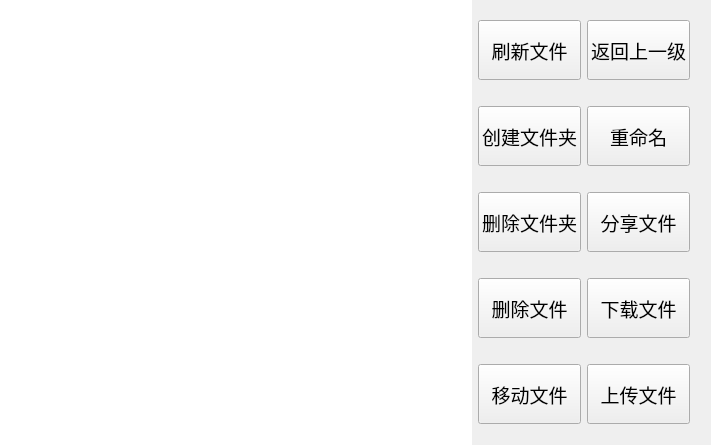
<?xml version="1.0" encoding="UTF-8"?>
<ui version="4.0">
 <class>File</class>
 <widget class="QWidget" name="File">
  <property name="geometry">
   <rect>
    <x>0</x>
    <y>0</y>
    <width>711</width>
    <height>445</height>
   </rect>
  </property>
  <property name="windowTitle">
   <string>Form</string>
  </property>
  <layout class="QHBoxLayout" name="horizontalLayout_2">
   <property name="leftMargin">
    <number>0</number>
   </property>
   <property name="topMargin">
    <number>0</number>
   </property>
   <property name="bottomMargin">
    <number>0</number>
   </property>
   <item>
    <layout class="QHBoxLayout" name="horizontalLayout">
     <property name="rightMargin">
      <number>10</number>
     </property>
     <item>
      <widget class="QListWidget" name="listWidget">
       <property name="frameShape">
        <enum>QFrame::NoFrame</enum>
       </property>
      </widget>
     </item>
     <item>
      <layout class="QGridLayout" name="gridLayout">
       <item row="4" column="1">
        <widget class="QPushButton" name="upload_PB">
         <property name="minimumSize">
          <size>
           <width>0</width>
           <height>60</height>
          </size>
         </property>
         <property name="font">
          <font>
           <family>Agency FB</family>
           <pointsize>14</pointsize>
          </font>
         </property>
         <property name="text">
          <string>上传文件</string>
         </property>
        </widget>
       </item>
       <item row="2" column="0">
        <widget class="QPushButton" name="delDir_PB">
         <property name="minimumSize">
          <size>
           <width>0</width>
           <height>60</height>
          </size>
         </property>
         <property name="font">
          <font>
           <family>Agency FB</family>
           <pointsize>14</pointsize>
          </font>
         </property>
         <property name="text">
          <string>删除文件夹</string>
         </property>
        </widget>
       </item>
       <item row="3" column="1">
        <widget class="QPushButton" name="downLoad_PB">
         <property name="minimumSize">
          <size>
           <width>0</width>
           <height>60</height>
          </size>
         </property>
         <property name="font">
          <font>
           <family>Agency FB</family>
           <pointsize>14</pointsize>
          </font>
         </property>
         <property name="text">
          <string>下载文件</string>
         </property>
        </widget>
       </item>
       <item row="1" column="1">
        <widget class="QPushButton" name="rename_PB">
         <property name="minimumSize">
          <size>
           <width>0</width>
           <height>60</height>
          </size>
         </property>
         <property name="font">
          <font>
           <family>Agency FB</family>
           <pointsize>14</pointsize>
          </font>
         </property>
         <property name="text">
          <string>重命名</string>
         </property>
        </widget>
       </item>
       <item row="0" column="1">
        <widget class="QPushButton" name="return_PB">
         <property name="minimumSize">
          <size>
           <width>0</width>
           <height>60</height>
          </size>
         </property>
         <property name="font">
          <font>
           <family>Agency FB</family>
           <pointsize>14</pointsize>
          </font>
         </property>
         <property name="text">
          <string>返回上一级</string>
         </property>
        </widget>
       </item>
       <item row="0" column="0">
        <widget class="QPushButton" name="flushFile_PB">
         <property name="minimumSize">
          <size>
           <width>0</width>
           <height>60</height>
          </size>
         </property>
         <property name="font">
          <font>
           <family>Agency FB</family>
           <pointsize>14</pointsize>
          </font>
         </property>
         <property name="text">
          <string>刷新文件</string>
         </property>
        </widget>
       </item>
       <item row="1" column="0">
        <widget class="QPushButton" name="mkDir_PB">
         <property name="minimumSize">
          <size>
           <width>0</width>
           <height>60</height>
          </size>
         </property>
         <property name="font">
          <font>
           <family>Agency FB</family>
           <pointsize>14</pointsize>
          </font>
         </property>
         <property name="text">
          <string>创建文件夹</string>
         </property>
        </widget>
       </item>
       <item row="2" column="1">
        <widget class="QPushButton" name="shareFile_PB">
         <property name="minimumSize">
          <size>
           <width>0</width>
           <height>60</height>
          </size>
         </property>
         <property name="font">
          <font>
           <family>Agency FB</family>
           <pointsize>14</pointsize>
          </font>
         </property>
         <property name="text">
          <string>分享文件</string>
         </property>
        </widget>
       </item>
       <item row="4" column="0">
        <widget class="QPushButton" name="mvFile_PB">
         <property name="minimumSize">
          <size>
           <width>0</width>
           <height>60</height>
          </size>
         </property>
         <property name="font">
          <font>
           <family>Agency FB</family>
           <pointsize>14</pointsize>
          </font>
         </property>
         <property name="text">
          <string>移动文件</string>
         </property>
        </widget>
       </item>
       <item row="3" column="0">
        <widget class="QPushButton" name="delFile_PB">
         <property name="minimumSize">
          <size>
           <width>0</width>
           <height>60</height>
          </size>
         </property>
         <property name="font">
          <font>
           <family>Agency FB</family>
           <pointsize>14</pointsize>
          </font>
         </property>
         <property name="text">
          <string>删除文件</string>
         </property>
        </widget>
       </item>
      </layout>
     </item>
    </layout>
   </item>
  </layout>
 </widget>
 <resources/>
 <connections/>
</ui>
